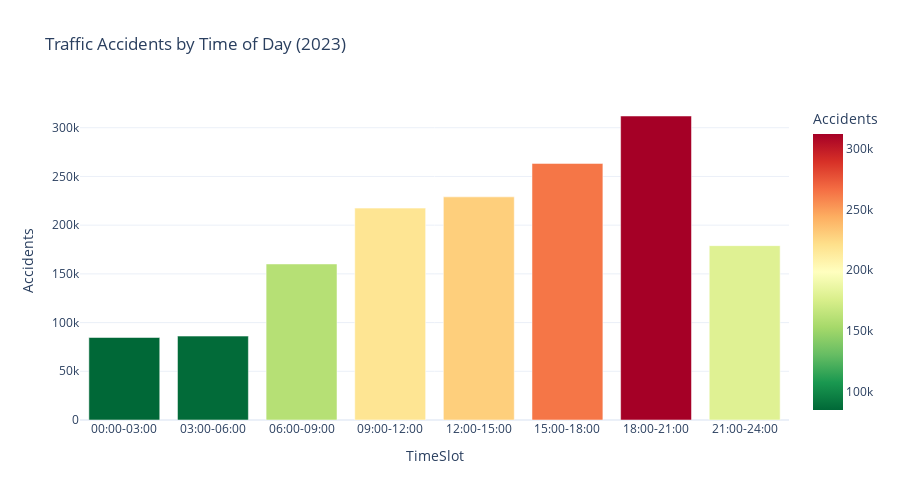

Notebook code for this chart:
### Markdown cell above
## 4. Initial Visualizations

### Code cell
# Accidents by Time Slot
time_agg = time_data.groupby('TimeSlot')['Accidents'].sum().reset_index()
time_order = ['00:00-03:00', '03:00-06:00', '06:00-09:00', '09:00-12:00',
              '12:00-15:00', '15:00-18:00', '18:00-21:00', '21:00-24:00']
time_agg['TimeOrder'] = time_agg['TimeSlot'].apply(lambda x: time_order.index(x) if x in time_order else 99)
time_agg = time_agg.sort_values('TimeOrder')

fig = px.bar(time_agg, x='TimeSlot', y='Accidents', 
             title='Traffic Accidents by Time of Day (2023)',
             color='Accidents', color_continuous_scale='RdYlGn_r')
fig.update_layout(template='plotly_white', height=500)
fig.show()

### Figure 1 — Plotly figure (JSON) as saved in the notebook; plotly's stock layout.template omitted (floating-point values rounded to 4 significant figures)
{"data": [{"hovertemplate": "TimeSlot=%{x}<br>Accidents=%{marker.color}<extra></extra>", "legendgroup": "", "marker": {"color": [84673, 86122, 160166, 217494, 229049, 263384, 312044, 178975], "coloraxis": "coloraxis", "pattern": {"shape": ""}}, "name": "", "orientation": "v", "showlegend": false, "textposition": "auto", "type": "bar", "x": ["00:00-03:00", "03:00-06:00", "06:00-09:00", "09:00-12:00", "12:00-15:00", "15:00-18:00", "18:00-21:00", "21:00-24:00"], "xaxis": "x", "y": [84673, 86122, 160166, 217494, 229049, 263384, 312044, 178975], "yaxis": "y"}], "layout": {"barmode": "relative", "coloraxis": {"colorbar": {"title": {"text": "Accidents"}}, "colorscale": [[0, "rgb(0,104,55)"], [0.1, "rgb(26,152,80)"], [0.2, "rgb(102,189,99)"], [0.3, "rgb(166,217,106)"], [0.4, "rgb(217,239,139)"], [0.5, "rgb(255,255,191)"], [0.6, "rgb(254,224,139)"], [0.7, "rgb(253,174,97)"], [0.8, "rgb(244,109,67)"], [0.9, "rgb(215,48,39)"], [1, "rgb(165,0,38)"]]}, "height": 500, "legend": {"tracegroupgap": 0}, "title": {"text": "Traffic Accidents by Time of Day (2023)"}, "xaxis": {"anchor": "y", "domain": [0, 1], "title": {"text": "TimeSlot"}}, "yaxis": {"anchor": "x", "domain": [0, 1], "title": {"text": "Accidents"}}}}
